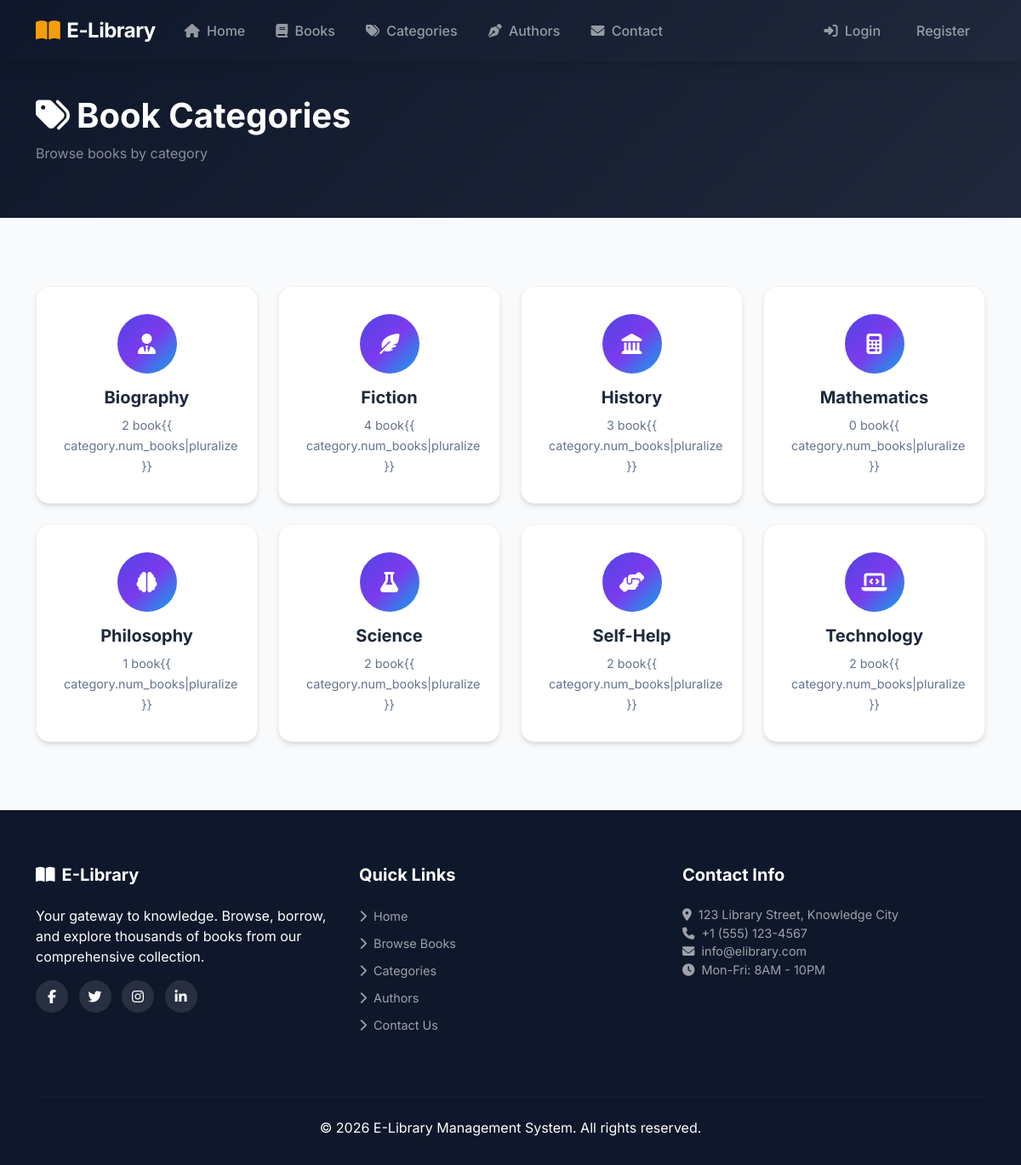
Page /categories/ on the committed database.
### library/models.py (models this page shows, shortened)
class Category(models.Model):
    name = models.CharField(max_length=100, unique=True, verbose_name="Category Name")
    icon = models.CharField(max_length=50, default='fas fa-book', verbose_name="Icon Class")
    created_at = models.DateTimeField(auto_now_add=True)
    class Meta:
        ordering = ['name']
        verbose_name = "Category"
        verbose_name_plural = "Categories"

### library/views.py (the view)
# urls.py: path('categories/', views.categories_page, name='categories'),
def categories_page(request):
    categories = Category.objects.annotate(num_books=Count('books'))
    context = {'categories': categories}
    return render(request, 'library/categories.html', context)

### library/templates/library/categories.html (shortened to what this page needs)
{% extends 'library/base.html' %}
{% load static %}
{% block content %}
<section class="page-header">
    <div class="container">
        <h1><i class="fas fa-tags me-2"></i>Book Categories</h1>
        <p class="text-muted">Browse books by category</p>
    </div>
</section>
<section class="section-padding">
    <div class="container">
        <div class="row g-4">
            {% for category in categories %}
            <div class="col-lg-3 col-md-4 col-sm-6">
                <a href="{% url 'category_books' id=category.id %}" class="text-decoration-none">
                    <div class="category-card">
                        <div class="category-icon">
                            <i class="{{ category.icon }}"></i>
                        </div>
                        <h5 class="category-name">{{ category.name }}</h5>
                        <span class="category-count">{{ category.num_books }} book{{ category.num_books|pluralize
                            }}</span>
                    </div>
                </a>
            </div>
            {% empty %}
            <div class="col-12 text-center py-5">
                <i class="fas fa-tags fa-3x text-muted mb-3"></i>
                <p class="text-muted">No categories found.</p>
            </div>
            {% endfor %}
        </div>
    </div>
</section>
{% endblock %}

### static/css/style.css (style rules this page uses)
:root { --primary: #4f46e5; --primary-dark: #4338ca; --primary-light: #818cf8; --secondary: #0ea5e9; --accent: #f59e0b; --success: #10b981; --danger: #ef4444; --dark: #1e293b; --darker: #0f172a; --light: #f8fafc; --gray: #64748b; --gradient-primary: linear-gradient(135deg, #4f46e5 0%, #7c3aed 50%, #0ea5e9 100%); --gradient-dark: linear-gradient(135deg, #0f172a 0%, #1e293b 100%); --shadow: 0 4px 6px -1px rgba(0, 0, 0, 0.1), 0 2px 4px -2px rgba(0, 0, 0, 0.1); --shadow-lg: 0 10px 15px -3px rgba(0, 0, 0, 0.1), 0 4px 6px -4px rgba(0, 0, 0, 0.1); --shadow-xl: 0 20px 25px -5px rgba(0, 0, 0, 0.1), 0 8px 10px -6px rgba(0, 0, 0, 0.1); --radius: 12px; --radius-lg: 16px; }
body { font-family: 'Inter', -apple-system, BlinkMacSystemFont, sans-serif; color: var(--dark); background-color: var(--light); overflow-x: hidden; }
a { color: var(--primary); text-decoration: none; transition: color 0.3s ease; }
.section-padding { padding: 5rem 0; }
.page-header { background: var(--gradient-dark); padding: 7rem 0 3rem; color: white; }
.page-header h1 { font-weight: 700; margin-bottom: 0.5rem; }
.page-header .text-muted { color: rgba(255, 255, 255, 0.5) !important; }
.category-card { background: white; border-radius: var(--radius-lg); padding: 2rem; text-align: center; box-shadow: var(--shadow); transition: all 0.3s ease; border: 1px solid rgba(0, 0, 0, 0.05); height: 100%; }
.category-icon { width: 70px; height: 70px; border-radius: 50%; background: var(--gradient-primary); display: flex; align-items: center; justify-content: center; margin: 0 auto 1rem; font-size: 1.5rem; color: white; }
.category-name { font-weight: 700; color: var(--dark); margin-bottom: 0.5rem; }
.category-count { color: var(--gray); font-size: 0.9rem; }

### rows in the picture
Category: name "Biography", num_books "2"
Category: name "Fiction", num_books "4"
Category: name "History", num_books "3"
Category: name "Mathematics", num_books "0"
Category: name "Philosophy", num_books "1"
Category: name "Science", num_books "2"
Category: name "Self-Help", num_books "2"
Category: name "Technology", num_books "2"
